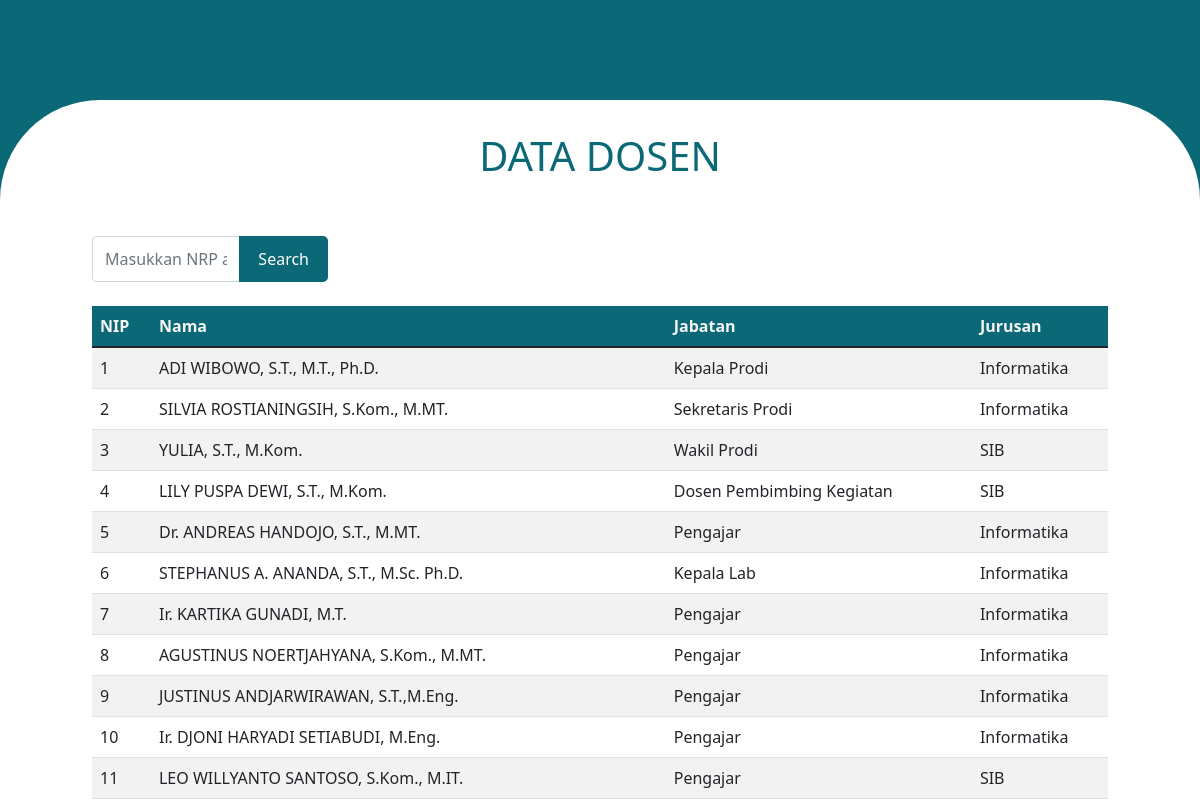
The page /data_dosen.php on the database its author committed.
### tables this page shows
CREATE TABLE `data_dosen` (
  `nip` int(10) NOT NULL,
  `nama` varchar(100) NOT NULL,
  `jabatan` varchar(100) NOT NULL,
  `jurusan` varchar(100) NOT NULL
);

### data_dosen.php (the view, shortened to what this page needs)
<?php
include 'config.php';
if (isset($_POST['search']) && $_POST['keyword'] != ''){
    $nama = $_POST['keyword'];
    $fetch = "SELECT * FROM data_dosen WHERE nama LIKE '%$nama%' OR nip LIKE '%$nama%' OR jabatan LIKE '%$nama%' or jurusan LIKE '%$nama%'";
    $stmt = mysqli_prepare($conn, $fetch);
    mysqli_stmt_execute($stmt);
    $result = mysqli_stmt_get_result($stmt);
}
else{
    $fetch = "SELECT * FROM data_dosen";
    $stmt = mysqli_prepare($conn, $fetch);
    mysqli_stmt_execute($stmt);
    $result = mysqli_stmt_get_result($stmt);
}
?>
<!DOCTYPE html>
<html lang="en">
<head>
    <link href="https://cdn.jsdelivr.net/npm/bootstrap@5.1.3/dist/css/bootstrap.min.css" rel="stylesheet">
</head>
<body style="background-color: #0B6977;">
    <div id="rectangle">
        <div class="container">
            <div class="row">
                <div class="col-lg-12 mb-5">
                    <h1 style="text-align: center; color: #0B6977" class="text-uppercase">data dosen</h1>
                </div>
            </div>
            <form action="" method="post">
                <div class="row mb-4">
                    <div class="col-lg-3">
                        <div class="input-group">
                            <input type="text" name="keyword" id="keyword" class="form-control" placeholder="Masukkan NRP atau nama" aria-label="Masukkan NRP atau nama" aria-describedby="basic-addon2">
                            <button class="btn btn-outline-ocean" type="submit" name="search" id="cari">Search</button>
                        </div>
                    </div>
                </div>
            </form>
            <div class="row">
                <div class="col-lg-12">
                    <div id="wadah">
                        <?php if (mysqli_num_rows($result) > 0): ?>
                            <table class="table table-striped">
                                <thead style="background-color:#0B6977; color: whitesmoke;">
                                    <tr>
                                    <th scope="col">NIP</th>
                                    <th scope="col">Nama</th>
                                    <th scope="col">Jabatan</th>
                                    <th scope="col">Jurusan</th>
                                    </tr>
                                </thead>
                                <tbody>
                                <?php while ($row = mysqli_fetch_assoc($result)): ?>
                                        <tr>
                                            <td><?=$row['nip']?></td>
                                            <td><?=$row['nama']?></td>
                                            <td><?=$row['jabatan']?></td>
                                            <td><?=$row['jurusan']?></td>
                                        </tr>
                                <?php endwhile ?>
                                </tbody>
                            </table>
                        <?php else: ?>
                            <h5>Tidak ada data</h5>
                        <?php endif ?>
                    </div>
                </div>
            </div>
        </div>
    </div>
</body>
</html>

### data_dosen.php (style rules this page uses)
#rectangle { position: fixed; width: 100%; height: 100%; flex-shrink: 0; border-radius: 6.25rem 6.25rem 0rem 0rem; background: white; margin-top:100px; margin-bottom: 0px; padding-left: 5rem; padding-right: 5rem; padding-top: 2rem; padding-bottom: 2rem; }
.btn { display: inline-block; font-weight: 400; text-align: center; white-space: nowrap; vertical-align: middle; user-select: none; border: 1px solid transparent; padding: 0.375rem 0.75rem; font-size: 1rem; line-height: 1.5; border-radius: 0.25rem; transition: color 0.15s ease-in-out, background-color 0.15s ease-in-out, border-color 0.15s ease-in-out, box-shadow 0.15s ease-in-out; }
.btn.btn-outline-ocean { color: #fff; background-color: #0B6977; border: 3px solid #0B6977; padding: 8px 16px; font-weight: 500; border-radius: 5px; text-decoration: none; display: inline-block; font-size: 16px; text-align: center; cursor: pointer; transition: background-color 0.3s, color 0.3s, border-color 0.3s; }

### rows shown on the page
data_dosen: nip "1", nama "ADI WIBOWO, S.T., M.T., Ph.D.", jabatan "Kepala Prodi", jurusan "Informatika"
data_dosen: nip "2", nama "SILVIA ROSTIANINGSIH, S.Kom., M.MT.", jabatan "Sekretaris Prodi", jurusan "Informatika"
data_dosen: nip "3", nama "YULIA, S.T., M.Kom.", jabatan "Wakil Prodi", jurusan "SIB"
data_dosen: nip "4", nama "LILY PUSPA DEWI, S.T., M.Kom.", jabatan "Dosen Pembimbing Kegiatan", jurusan "SIB"
data_dosen: nip "5", nama "Dr. ANDREAS HANDOJO, S.T., M.MT.", jabatan "Pengajar", jurusan "Informatika"
data_dosen: nip "6", nama "STEPHANUS A. ANANDA, S.T., M.Sc. Ph.D.", jabatan "Kepala Lab", jurusan "Informatika"
data_dosen: nip "7", nama "Ir. KARTIKA GUNADI, M.T.", jabatan "Pengajar", jurusan "Informatika"
data_dosen: nip "8", nama "AGUSTINUS NOERTJAHYANA, S.Kom., M.MT.", jabatan "Pengajar", jurusan "Informatika"
data_dosen: nip "9", nama "JUSTINUS ANDJARWIRAWAN, S.T.,M.Eng.", jabatan "Pengajar", jurusan "Informatika"
data_dosen: nip "10", nama "Ir. DJONI HARYADI SETIABUDI, M.Eng.", jabatan "Pengajar", jurusan "Informatika"
data_dosen: nip "11", nama "LEO WILLYANTO SANTOSO, S.Kom., M.IT.", jabatan "Pengajar", jurusan "SIB"
